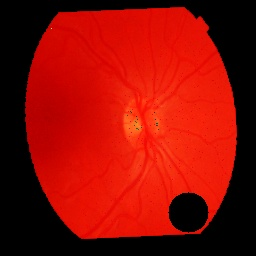
#> input picture test_images/im01-RET029OD.jpg, 256 x 256 px
$ python main.py test_images
#> lines starting #> are read from the running program, lines starting #| are printed output that depends on the picture; after the words box and inside, x2 and y2 are one past the last pixel; in counts of white or black regions, pixels touching at a corner belong together
import sys
import os
import math
import pandas as pd
import cv2
import shutil
import numpy as np
# =-------------------paths------------------
# this needs to be sys.argv[1] to make sure the passed directoresults_pathdirectory = 'test_images'
# make sure to add the sys.argv[1] + to create the results in the test images section
results_path = 'Results'
directory = sys.argv[1]
# ---------------results directory creation-------------
# Check if the directory exists
if os.path.isdir(results_path):
    # If it exists, delete its contents
    for filename in os.listdir(results_path):
        file_path = os.path.join(results_path, filename)
        try:
            if os.path.isfile(file_path):
                os.remove(file_path)
            elif os.path.isdir(file_path):
                shutil.rmtree(file_path)
        except Exception as e:
            print(f"Failed to delete {file_path}. Reason: {e}")
else:
    # If it does not exist, create the directory
    os.mkdir(results_path)

# ------------------get all images from directories names
image_list = []
for filename in os.listdir(directory):
    # Check if the file is an image
    if filename.endswith('.jpg'):
        # Load the image
        image_list.append(filename)
#> pass 2 of the loop `for filename in os.listdir(directory):`:


def show_image(img, name=''):
    cv2.imshow(name, img)

    # Display the result
    cv2.waitKey(0)
    cv2.destroyAllWindows()

# ---------------------balance the colour channels------------------


def balance_colour_channels(img):
    channels = cv2.split(img)
    k = 5
    clahe = cv2.createCLAHE(clipLimit=0.5, tileGridSize=(k, k))
    equalized_channels = [clahe.apply(channel) for channel in channels]
    # show_image(img)
    merged = cv2.merge(equalized_channels)
    # show_image(merged)
    # merged = cv2.medianBlur(merged,3)
    return merged

# -------------------change the perspective of the image using the corners


def change_perspectives(img):

    pts_src = np.array(
        [[60, 12], [184, 7], [201, 234], [81, 238]], dtype='float32')
    pts_dst = np.array(
        [[55, 1], [203, 2], [203, 255], [55, 254]], dtype='float32')
    matrix = cv2.getPerspectiveTransform(pts_src, pts_dst)

    img_output = cv2.warpPerspective(img, matrix, (600, 600))
    return img_output[0:256, 0:256]

# ------------------------fill in the missing region


def minor_inpaints(img):
    # this will deal with the small missing items
    hsv = cv2.cvtColor(img, cv2.COLOR_BGR2HSV)
    # Split LAB image into its channels
    h, s, v = cv2.split(hsv)

    # Apply thresholding on L channel
    thresh_value = 190
    _, mask = cv2.threshold(v, thresh_value, 240, cv2.THRESH_BINARY)

    inpaint = cv2.medianBlur(img, 13)
    inpaint = cv2.GaussianBlur(inpaint, (5, 5), 0)
    img[mask < 1] = inpaint[mask < 1]

    return img


def major_inpaint(img):
    # Create a mask of the missing region
    # this will be in a similar place for all images so we provide a general area

    # Set center and radius of circle
    x, y = 187, 209
    r = 24
    # Create a black image of same size as original image
    mask = np.zeros(img.shape[:2], dtype=np.uint8)
    # Draw circle on mask
    cv2.circle(mask, (x, y), r, img.shape, -1)

    # Use the Navier-Stokes based inpainting algorithm
    inpaint = cv2.inpaint(img, mask, 3, cv2.INPAINT_NS)

    # Use the fast marching method to inpaint small details
    fm_mask = cv2.erode(mask, cv2.getStructuringElement(
        cv2.MORPH_ELLIPSE, (5, 5)))
    fm_inpaint = cv2.inpaint(img, mask, 3, cv2.INPAINT_TELEA)


# compared the results using this weighting and found that the standard inpaint was better
    alpha = 1
    beta = 1 - alpha
    final_inpaint = cv2.addWeighted(inpaint, alpha, fm_inpaint, beta, 0)
    # Apply post-processing
    filtered_roi = cv2.fastNlMeansDenoisingColored(
        final_inpaint, None, 6, 6, 7, 30)
    # apply the filtered inpaint to the inpaint area only
    final_inpaint[mask > 0] = filtered_roi[mask > 0]
    return final_inpaint


def fill_in_missing_area(img):

    large_inpaint = major_inpaint(img)

    final_inpaint = minor_inpaints(large_inpaint)

    return final_inpaint


# ---------------------noise and filtering


def filter_noise(img):

    filtered = cv2.fastNlMeansDenoisingColored(img, None, 1, 5, 10, 15)
    # show_image(filtered)
    filtered = cv2.medianBlur(filtered, 3)
    # show_image(filtered)

    return filtered


# ------------------------adjust the birghtness and contrast of the image


def brightness_contrast_adjust(img):
    gridsize = 4
    # Convert BGR image to LAB
    lab = cv2.cvtColor(img, cv2.COLOR_BGR2LAB)

    # Split LAB image into its channels
    l, a, b = cv2.split(lab)

    # Apply CLAHE on L channel
    clahe = cv2.createCLAHE(clipLimit=0.5, tileGridSize=(gridsize, gridsize))
    cl = clahe.apply(l)

    # Merge the CLAHE enhanced L channel with the original A and B channels
    lab_cl = cv2.merge((cl, a, b))

    # Convert LAB image back to BGR
    output_img = cv2.cvtColor(lab_cl, cv2.COLOR_LAB2BGR)

    # show_image(img)
    # show_image(output_img)
    return output_img

    # -------------------main pipeline for image processing


# --------------------------sharpen the image-----------


def sharpen_image(img):
    sharpening_weight = 0.27
    # Convert the image from BGR to YCrCb color space
    img_ycrcb = cv2.cvtColor(img, cv2.COLOR_BGR2YCrCb)

    y, cr, cb = cv2.split(img_ycrcb)

    kernel = np.array([[-1, -1, -1], [-1, 9, -1], [-1, -1, -1]])
    y_sharpened = cv2.filter2D(y, -1, kernel)

    y_blended = cv2.addWeighted(
        y, 1 - sharpening_weight, y_sharpened, sharpening_weight, 0)

    # Merge the sharpened Y channel with the Cr and Cb channels
    img_ycrcb_sharpened = cv2.merge([y_blended, cr, cb])

    # Convert the sharpened image back to BGR color space
    img_bgr_sharpened = cv2.cvtColor(img_ycrcb_sharpened, cv2.COLOR_YCrCb2BGR)
    # show_image(img)
    # show_image(img_bgr_sharpened)
    return img_bgr_sharpened


# ------------------------main pipeline


def image_pipeline(img_path):
    # the main image processing loop
    img = cv2.imread(img_path)

    img = fill_in_missing_area(img)
    img = change_perspectives(img)
    img = filter_noise(img)

    img = brightness_contrast_adjust(img)

    img = balance_colour_channels(img)

    img = sharpen_image(img)

    img = cv2.resize(img, (256, 256))
    return img


# -----------------write the final image into the results section
for i in image_list:
    image_path = os.path.join(directory, i)
    write_path = os.path.join(results_path, i)

    cv2.imwrite(write_path, image_pipeline(image_path))
#> in image_pipeline, img is the input picture: shape (256, 256, 3); mean B, G, R 4.1, 12.8, 141.4
#> in major_inpaint, `cv2.circle(mask, (x, y), r, img.shape, -1)`:
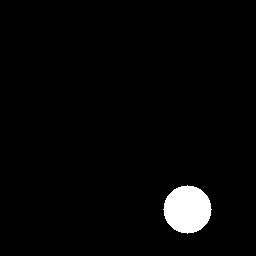
#> mask: shape (256, 256); 2.7% white; 1 white region, box (x1, y1, x2, y2) and area: (163, 185, 212, 234) 1793
#> in major_inpaint, `final_inpaint[mask > 0] = filtered_roi[mask > 0]`: final_inpaint: shape (256, 256, 3); mean B, G, R 4.2, 13.3, 145.7
#> in minor_inpaints, `hsv = cv2.cvtColor(img, cv2.COLOR_BGR2HSV)`: hsv: shape (256, 256, 3); mean H, S, V 6, 181.4, 145.7
#> in minor_inpaints, `_, mask = cv2.threshold(v, thresh_value, 240, cv2.THRESH_BINARY)`:
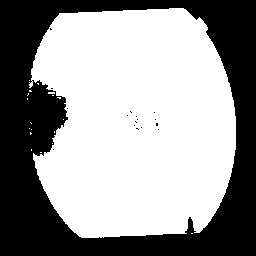
#> mask: shape (256, 256); values 0 (black) and 240 (white), 59.6% white; 17 black regions (16 under 20 px), largest, box (x1, y1, x2, y2) and area: (0, 0, 256, 256) 26476
#> in minor_inpaints, `img[mask < 1] = inpaint[mask < 1]`: img: shape (256, 256, 3); mean B, G, R 3.9, 13.1, 145.9
#> in brightness_contrast_adjust, `lab = cv2.cvtColor(img, cv2.COLOR_BGR2LAB)`: lab: shape (256, 256, 3); mean of channels 0, 1, 2 106.2, 189.8, 180.2
#> in brightness_contrast_adjust, `l, a, b = cv2.split(lab)`:
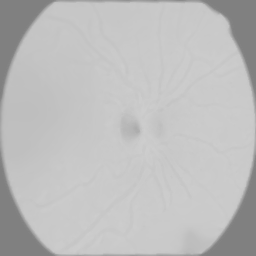
#> a: shape (256, 256); min 128, max 206, mean 189.8
#> in brightness_contrast_adjust, `lab_cl = cv2.merge((cl, a, b))`: lab_cl: shape (256, 256, 3); mean of channels 0, 1, 2 113.1, 189.8, 180.2
#> in balance_colour_channels, `equalized_channels = [clahe.apply(channel) for channel in channels]`: equalized_channels = 3 items
#> in sharpen_image, `img_ycrcb = cv2.cvtColor(img, cv2.COLOR_BGR2YCrCb)`: img_ycrcb: shape (256, 256, 3); mean of channels 0, 1, 2 88, 210, 89.5
#> in sharpen_image, `y, cr, cb = cv2.split(img_ycrcb)`:
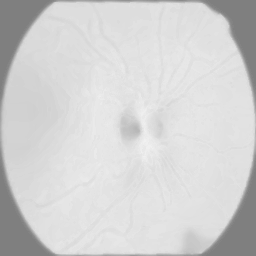
#> cr: shape (256, 256); min 127, max 241, mean 210
#> in sharpen_image, `y, cr, cb = cv2.split(img_ycrcb)`:
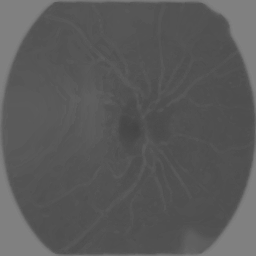
#> cb: shape (256, 256); min 68, max 130, mean 89.5
#> in sharpen_image, `y_sharpened = cv2.filter2D(y, -1, kernel)`:
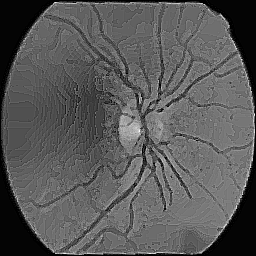
#> y_sharpened: shape (256, 256); min 0, max 251, mean 88.5
#> in sharpen_image, `img_ycrcb_sharpened = cv2.merge([y_blended, cr, cb])`: img_ycrcb_sharpened: shape (256, 256, 3); mean of channels 0, 1, 2 88.1, 210, 89.5
#> in sharpen_image, `img_bgr_sharpened = cv2.cvtColor(img_ycrcb_sharpened, cv2.COLOR_YCrCb2..`:
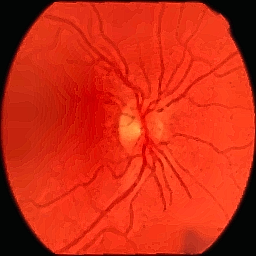
#> img_bgr_sharpened: shape (256, 256, 3); mean B, G, R 20, 42.9, 202.7
#> pass 2 of the loop `for i in image_list:`:
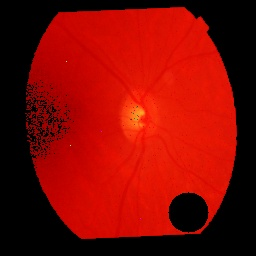
#> input picture test_images/im03-RET033OD.jpg, 256 x 256 px
#> in image_pipeline, img is the input picture: shape (256, 256, 3); mean B, G, R 2.3, 9.3, 129.7
#> final_inpaint: shape (256, 256, 3); mean B, G, R 2.3, 9.6, 133.7
#> hsv: shape (256, 256, 3); mean H, S, V 7.8, 183.5, 133.8
#> in minor_inpaints (call 2), `_, mask = cv2.threshold(v, thresh_value, 240, cv2.THRESH_BINARY)`:
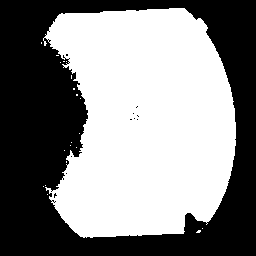
#> mask: shape (256, 256); values 0 (black) and 240 (white), 52.8% white; 11 black regions (10 under 20 px), largest, box (x1, y1, x2, y2) and area: (0, 0, 256, 256) 30898
#> in change_perspectives (call 2), `img_output = cv2.warpPerspective(img, matrix, (600, 600))`:
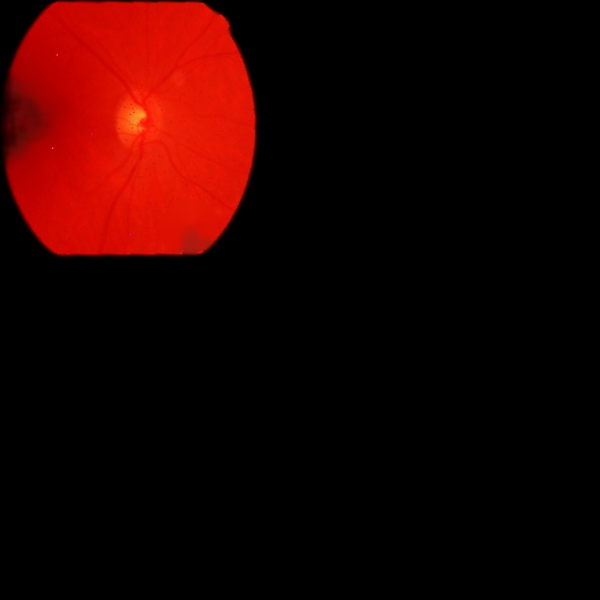
#> img_output: shape (600, 600, 3); mean B, G, R 0.5, 2.3, 32.9

# write score_df to computer
